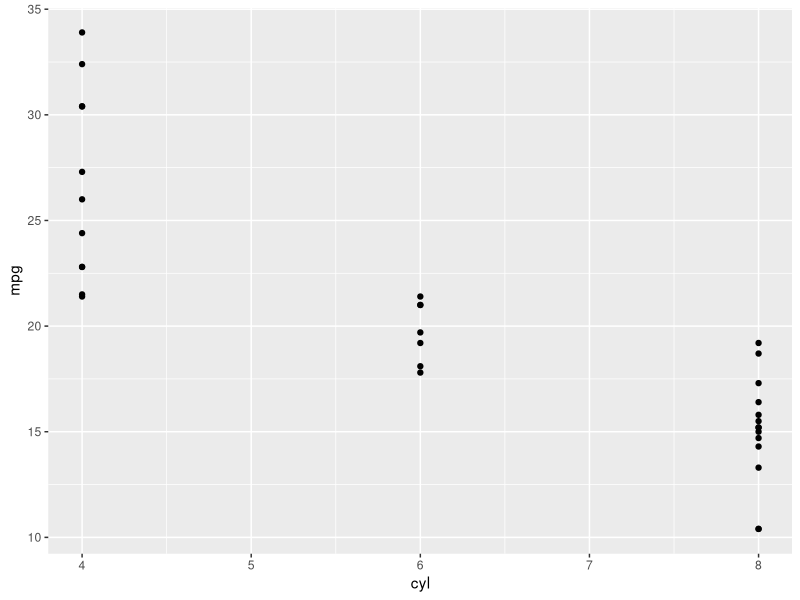
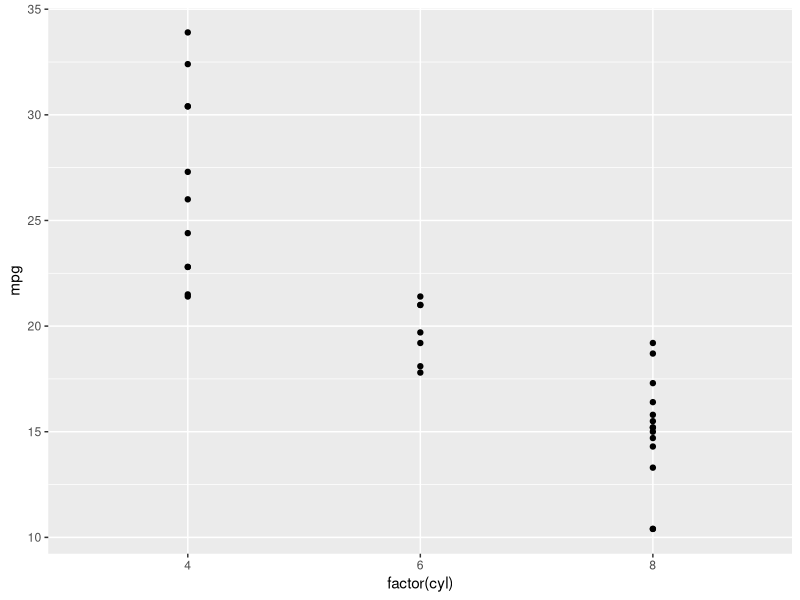
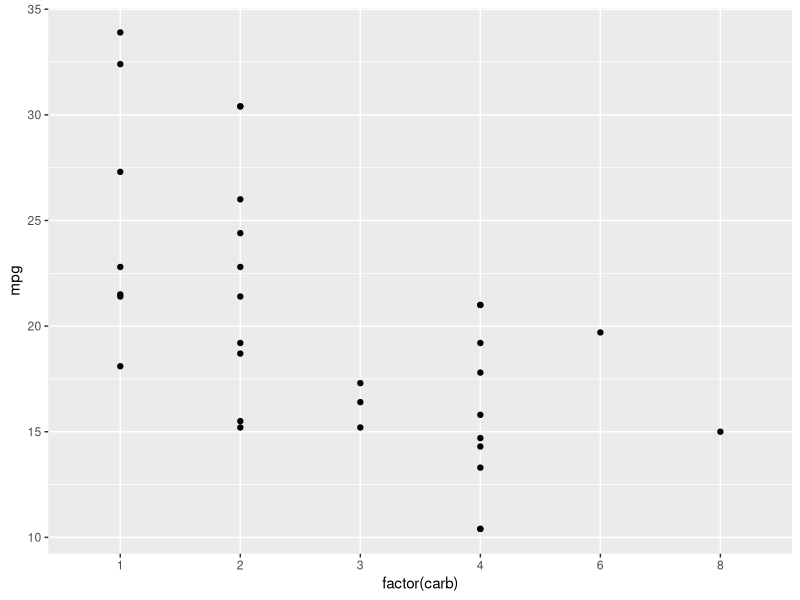
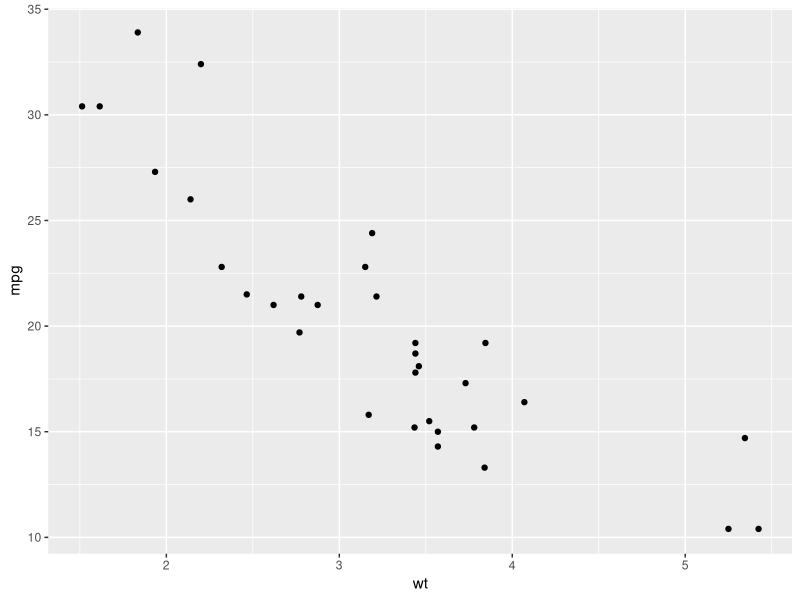
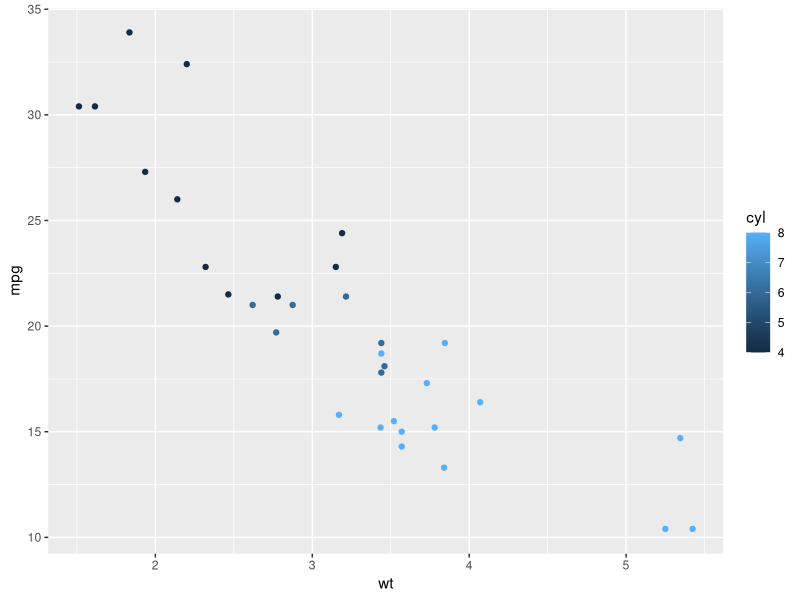
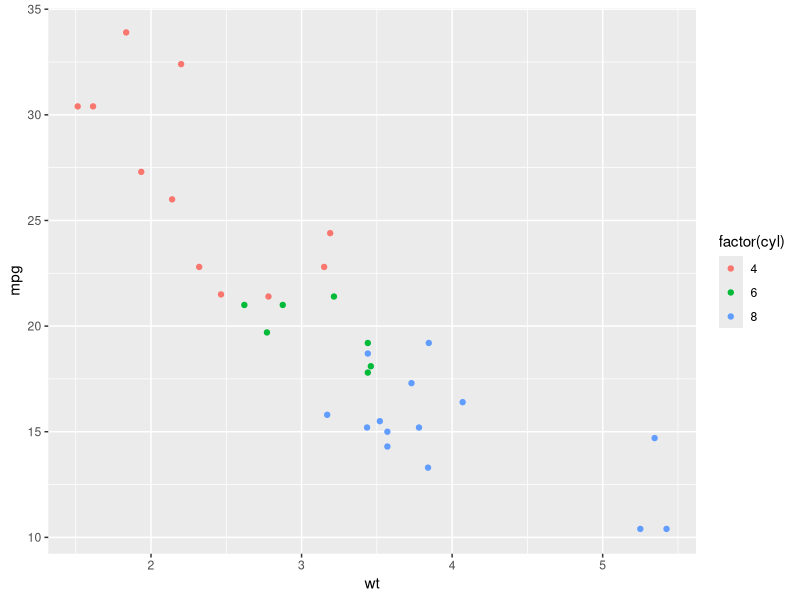
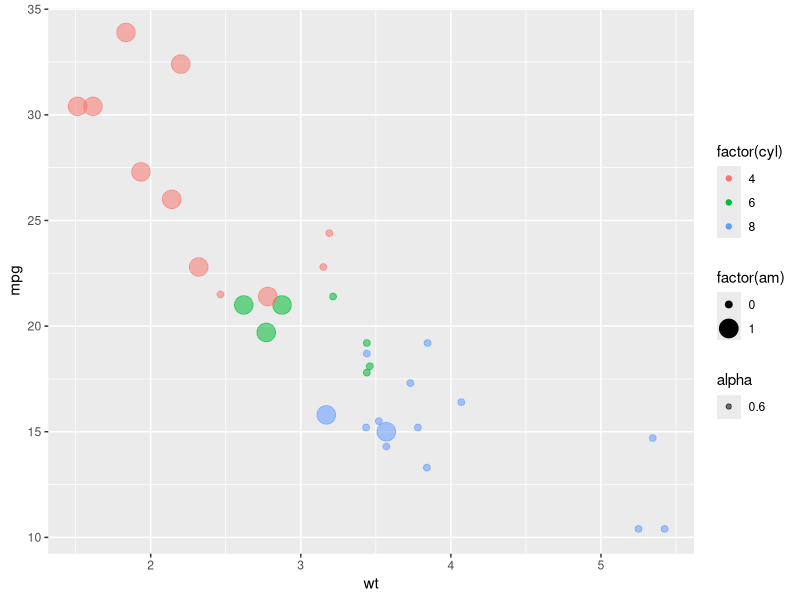
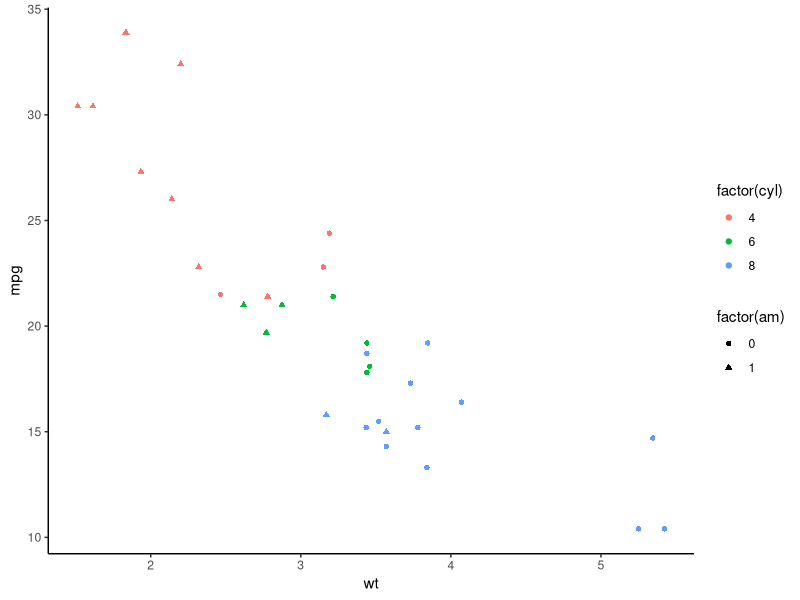

Here is the R script that generated these plots, in order:
## ---- chunk 1
knitr::opts_chunk$set(echo = TRUE)
## ---- chunk 2
# Solução Exercício 01
library(ggplot2)
head(mtcars)
str(mtcars)
summary(mtcars)
mtc <- mtcars
## ---- chunk 3
# Solução Exercício 02
ggplot(mtc, aes(x = cyl, y = mpg)) +
  geom_point()
## ---- chunk 4
# Solução Exercício 03
ggplot(mtc, aes(x = factor (cyl), y = mpg)) +
  geom_point()
## ---- chunk 5
# Solução Exercício 04
ggplot(mtc, aes(x = factor (carb), y = mpg)) +
  geom_point()
## ---- chunk 6
# Solução Exercício 05
ggplot(mtc, aes(x = wt, y = mpg)) +
  geom_point()
## ---- chunk 7
# Solução Exercício 05b
ggplot(mtc, aes(x = wt, y = mpg, col = cyl)) +
  geom_point()
## ---- chunk 8
# Solução Exercício 06
ggplot(mtcars, aes(x = wt, y = mpg, col =factor(cyl))) +
  geom_point()
## ---- chunk 9
# Solução Exercício 06b
ggplot(mtcars, aes(x = wt, y = mpg, col =factor(cyl), size = factor(am), alpha = 0.6)) +
  geom_point()
## ---- chunk 10
# Solução Exercício 07
ggplot(mtcars, aes(x = wt, y = mpg, col =factor(cyl), shape = factor(am))) +
  geom_point() +
  theme_classic()
## ---- chunk 11
sessionInfo()

